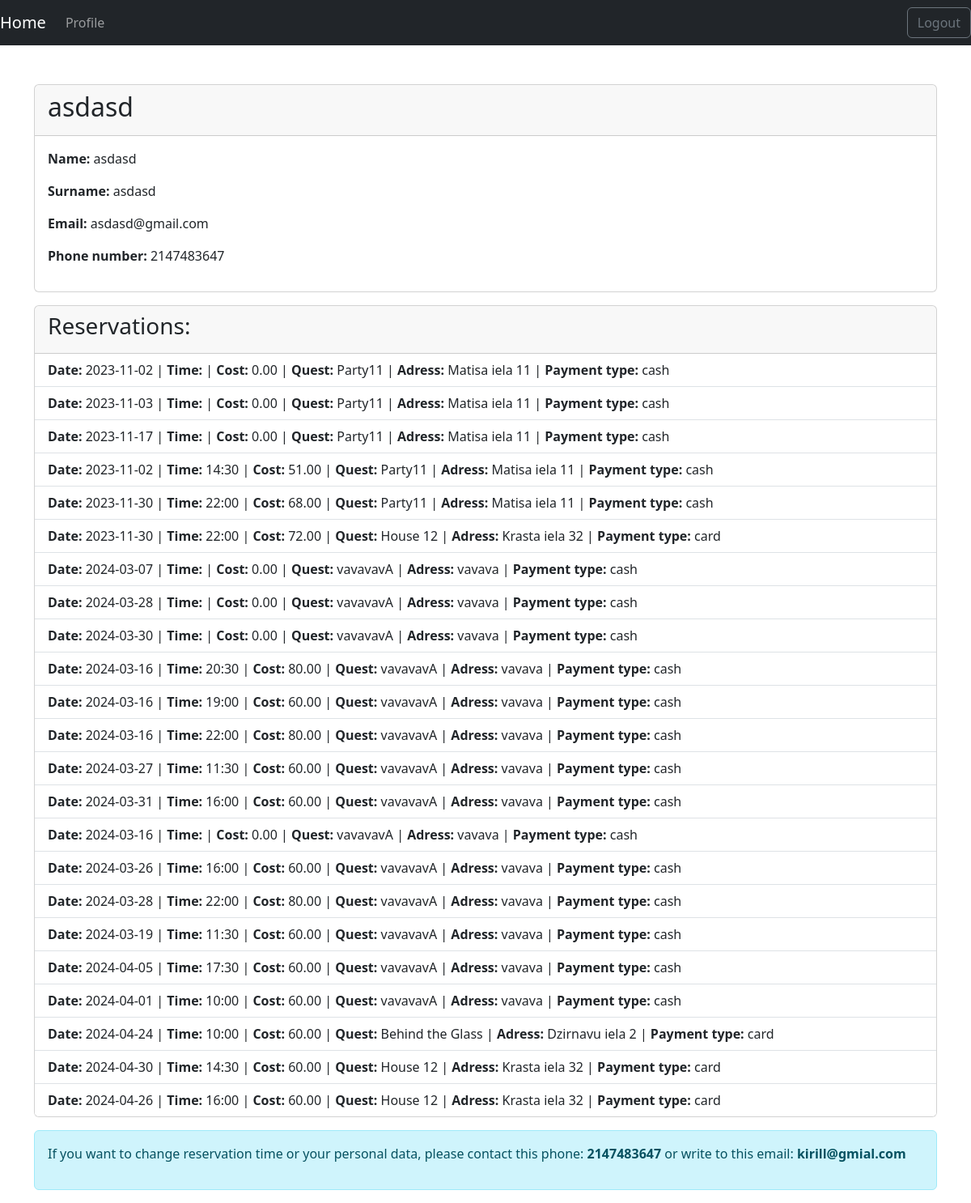
The page /profile/profile.php (signed in) on the database its author committed.
### tables this page shows
CREATE TABLE `users` (
  `ID` int(11) NOT NULL,
  `nickname` varchar(128) NOT NULL,
  `password` varchar(128) NOT NULL,
  `email` varchar(128) NOT NULL,
  `name` varchar(128) NOT NULL,
  `surname` varchar(128) NOT NULL,
  `phoneNumber` int(30) NOT NULL
);

CREATE TABLE `reservation` (
  `ID` int(11) NOT NULL,
  `date` date NOT NULL,
  `time` varchar(5) NOT NULL,
  `cost` double(4,2) NOT NULL,
  `payment` varchar(128) NOT NULL,
  `room_id` int(11) NOT NULL,
  `client_id` int(11) NOT NULL,
  `creation_date` date NOT NULL DEFAULT current_timestamp()
);

CREATE TABLE `quests` (
  `ID` int(11) NOT NULL,
  `name` varchar(128) NOT NULL,
  `peopleAmount` varchar(5) NOT NULL,
  `description` text NOT NULL,
  `photoPath` varchar(128) NOT NULL,
  `adress_id` int(11) DEFAULT NULL,
  `questCategory_id` int(11) DEFAULT NULL
);

CREATE TABLE `adress` (
  `ID` int(11) NOT NULL,
  `buildingAdress` varchar(128) NOT NULL
);

### profile/profile.php (the view, shortened to what this page needs)
<?php
include '../includes/header.php';
include '../includes/dbcon.php';
$user_id = $_SESSION["user_id"];
$user_query = "SELECT * FROM users WHERE id = $user_id";
$user_result = mysqli_query($conn, $user_query);
if (mysqli_num_rows($user_result) > 0) {
  $user_row = mysqli_fetch_assoc($user_result);
  echo "<div class='container mt-5'>";
  echo "<div class='card'>";
  echo "<div class='card-header'>";
  echo "<h2>{$user_row['nickname']}</h2>";
  echo "</div>";
  echo "<div class='card-body'>";
  echo "<p><strong>Name:</strong> {$user_row['name']}</p>";
  echo "<p><strong>Surname:</strong> {$user_row['surname']}</p>";
  echo "<p><strong>Email:</strong> {$user_row['email']}</p>";
  echo "<p><strong>Phone number:</strong> {$user_row['phoneNumber']}</p>";
  echo "</div>";
  echo "</div>";
  $reservation_query = "SELECT res.date, res.time, res.cost, res.payment, q.name, adr.buildingAdress AS adress
                        FROM reservation AS res
                        INNER JOIN quests AS q ON res.room_id = q.ID
                        INNER JOIN adress AS adr ON q.adress_id = adr.ID
                        WHERE res.client_id = $user_id";
  $reservation_result = mysqli_query($conn, $reservation_query);
  if (mysqli_num_rows($reservation_result) > 0) {
    echo "<div class='card mt-3'>";
    echo "<div class='card-header'>";
    echo "<h3>Reservations:</h3>";
    echo "</div>";
    echo "<ul class='list-group list-group-flush'>";
    while ($reservation_row = mysqli_fetch_assoc($reservation_result)) {
      echo "<li class='list-group-item'>";
      echo "<strong>Date:</strong> {$reservation_row['date']} | ";
      echo "<strong>Time:</strong> {$reservation_row['time']} | ";
      echo "<strong>Cost:</strong> {$reservation_row['cost']} | ";
      echo "<strong>Quest:</strong> {$reservation_row['name']} | ";
      echo "<strong>Adress:</strong> {$reservation_row['adress']} | ";
      echo "<strong>Payment type:</strong> {$reservation_row['payment']}";
      echo "</li>";
    }
    echo "</ul>";
    echo "</div>";
  } else {
    echo "<div class='card mt-3'>";
    echo "<div class='card-body'>";
    echo "<p>No reservations found.</p>";
    echo "</div>";
    echo "</div>";
  }
  $admin_query = "SELECT phoneNumber,email FROM admin";
  $admin_result = mysqli_query($conn, $admin_query);
  if (mysqli_num_rows($admin_result) > 0) {
    $admin_row = mysqli_fetch_assoc($admin_result);
    echo "<div class='alert alert-info mt-3'>";
    echo "<p>If you want to change reservation time or your personal data, please contact this phone: <strong>{$admin_row['phoneNumber']}</strong> or write to this email: <strong>{$admin_row['email']}</strong></p>";
    echo "</div>";
  } else {
    echo "<div class='alert alert-warning mt-3'>";
    echo "<p>No admin found.</p>";
    echo "</div>";
  }
  echo "</div>";
} else {
  echo "<div class='container mt-5'>";
  echo "<div class='alert alert-danger'>";
  echo "<p>User not found.</p>";
  echo "</div>";
  echo "</div>";
}
?>

### rows shown on the page
users: nickname "asdasd", name "asdasd", surname "asdasd", email "asdasd@gmail.com", phoneNumber "2147483647"
reservation: date "2023-11-02", cost "0.00", room.name "Party11", adress.buildingAdress "Matisa iela 11", payment "cash"
reservation: date "2023-11-03", cost "0.00", room.name "Party11", adress.buildingAdress "Matisa iela 11", payment "cash"
reservation: date "2023-11-17", cost "0.00", room.name "Party11", adress.buildingAdress "Matisa iela 11", payment "cash"
reservation: date "2023-11-02", time "14:30", cost "51.00", room.name "Party11", adress.buildingAdress "Matisa iela 11", payment "cash"
reservation: date "2023-11-30", time "22:00", cost "68.00", room.name "Party11", adress.buildingAdress "Matisa iela 11", payment "cash"
reservation: date "2023-11-30", time "22:00", cost "72.00", room.name "House 12", adress.buildingAdress "Krasta iela 32", payment "card"
reservation: date "2024-03-07", cost "0.00", room.name "vavavavA", adress.buildingAdress "vavava", payment "cash"
reservation: date "2024-03-28", cost "0.00", room.name "vavavavA", adress.buildingAdress "vavava", payment "cash"
reservation: date "2024-03-30", cost "0.00", room.name "vavavavA", adress.buildingAdress "vavava", payment "cash"
reservation: date "2024-03-16", time "20:30", cost "80.00", room.name "vavavavA", adress.buildingAdress "vavava", payment "cash"
reservation: date "2024-03-16", time "19:00", cost "60.00", room.name "vavavavA", adress.buildingAdress "vavava", payment "cash"
reservation: date "2024-03-16", time "22:00", cost "80.00", room.name "vavavavA", adress.buildingAdress "vavava", payment "cash"
reservation: date "2024-03-27", time "11:30", cost "60.00", room.name "vavavavA", adress.buildingAdress "vavava", payment "cash"
reservation: date "2024-03-31", time "16:00", cost "60.00", room.name "vavavavA", adress.buildingAdress "vavava", payment "cash"
reservation: date "2024-03-16", cost "0.00", room.name "vavavavA", adress.buildingAdress "vavava", payment "cash"
reservation: date "2024-03-26", time "16:00", cost "60.00", room.name "vavavavA", adress.buildingAdress "vavava", payment "cash"
reservation: date "2024-03-28", time "22:00", cost "80.00", room.name "vavavavA", adress.buildingAdress "vavava", payment "cash"
reservation: date "2024-03-19", time "11:30", cost "60.00", room.name "vavavavA", adress.buildingAdress "vavava", payment "cash"
reservation: date "2024-04-05", time "17:30", cost "60.00", room.name "vavavavA", adress.buildingAdress "vavava", payment "cash"
reservation: date "2024-04-01", time "10:00", cost "60.00", room.name "vavavavA", adress.buildingAdress "vavava", payment "cash"
reservation: date "2024-04-24", time "10:00", cost "60.00", room.name "Behind the Glass", adress.buildingAdress "Dzirnavu iela 2", payment "card"
reservation: date "2024-04-30", time "14:30", cost "60.00", room.name "House 12", adress.buildingAdress "Krasta iela 32", payment "card"
reservation: date "2024-04-26", time "16:00", cost "60.00", room.name "House 12", adress.buildingAdress "Krasta iela 32", payment "card"

### other values the page prints
$admin_row['phoneNumber'] "2147483647"
$admin_row['email'] "kirill@gmial.com"
